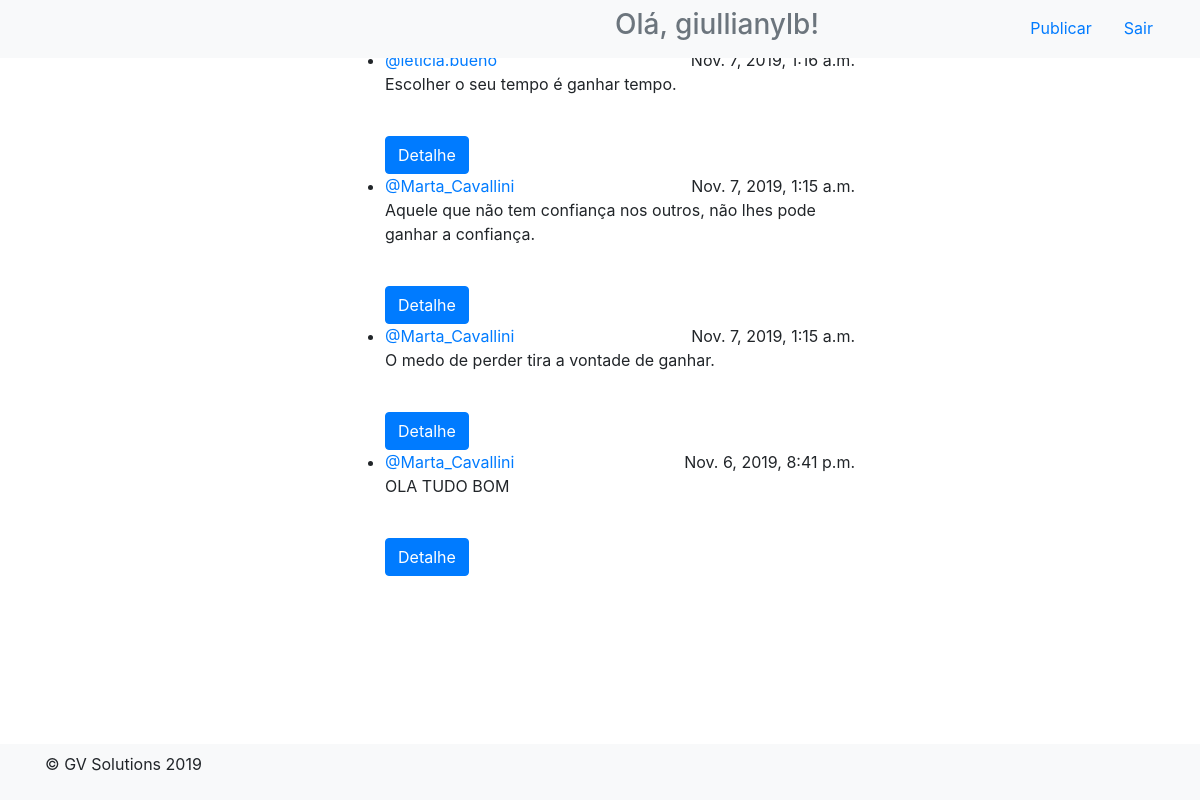
Page /inicio/ (signed in) on the committed database.
### app_blog/models.py (models this page shows, shortened)
class Publicacao(models.Model):
    texto = models.TextField(verbose_name='Texto', max_length=200)
    data = models.DateTimeField(auto_now_add=True)
    autor = models.ForeignKey(Pessoa, verbose_name='Autor', on_delete=models.DO_NOTHING)

class Pessoa(models.Model):
    usuario = models.ForeignKey(User, verbose_name='Autor', on_delete=models.DO_NOTHING)
    nome = models.CharField(max_length=60, blank=True, null=True)
    seguidores = models.ManyToManyField("Pessoa", verbose_name='Seguidores')
    def __str__(self):
        return self.usuario.username

### app_blog/views.py (the view)
# urls.py: path('inicio/', inicio, name='inicio'),
def inicio(request):
    pessoa = Pessoa.objects.get(usuario=request.user)
    seguidores = pessoa.seguidores.all()
    publicacoes = Publicacao.objects.filter(autor__in=seguidores).order_by('-id')[0:30]
    return render(request, 'app_blog/inicio.html', {'publicacoes': publicacoes})

### app_blog/templates/app_blog/inicio.html (shortened to what this page needs)
{% extends 'app_blog/base.html' %}
{% block topo %}
<div class="header clearfix  col-md-6 offset-md-3">
  <nav>
    <ul class="nav nav-pills float-right">
      <li class="nav-item">
        <a class="nav-link" href="/publicar">Publicar</a>
      </li>
      <li class="nav-item">
        <a class="nav-link" href="#">Sair</a>
      </li>
    </ul>
  </nav>
  {% if user.is_authenticated %}
  <h3 class="text-muted">Olá, {{ user.username }}!</h3>
  {% endif %}
</div>
{% endblock %}
{% block conteudo %}
  <div class="container">
    <ul class="timeline">
      {% for publicacao in publicacoes %}
				<li>
  					<a href="#">@{{ publicacao.autor }}</a>
  					<a class="float-right">{{ publicacao.data }}</a>
  					<p>{{ publicacao.texto }}</p><br>
                    <a href="/pub/{{ publicacao.id }}"><button type="submit" class="btn btn-primary">Detalhe</button></a>
				</li>
      {% endfor %}
    </ul>
  </div>
{% endblock %}

### rows in the picture
Publicacao: autor "leticia.bueno", data "Nov. 7, 2019, 1:16 a.m.", texto "Escolher o seu tempo é ganhar tempo."
Publicacao: autor "Marta_Cavallini", data "Nov. 7, 2019, 1:15 a.m.", texto "Aquele que não tem confiança nos outros, não lhes pode ganhar a confiança."
Publicacao: autor "Marta_Cavallini", data "Nov. 7, 2019, 1:15 a.m.", texto "O medo de perder tira a vontade de ganhar."
Publicacao: autor "Marta_Cavallini", data "Nov. 6, 2019, 8:41 p.m.", texto "OLA TUDO BOM"

### other values in the picture
{{ user.username }} "giullianylb"
